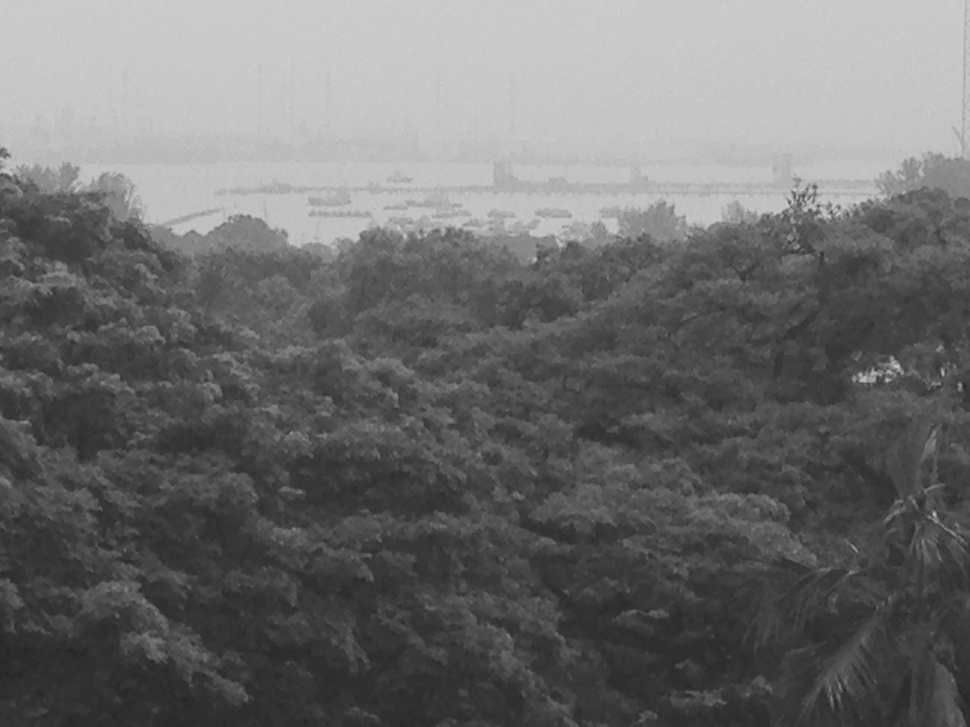
#> input picture A0101856J_SebastianWong_Lab2/pic1.jpg, 970 x 727 px, shrunk from 1632 x 1224 before the run
$ python A0101856J_SebastianWong_Lab2.py   (older library calls are emulated)
#> lines starting #> are read from the running program, lines starting #| are printed output that depends on the picture
import numpy as np
import cv2
from matplotlib import pyplot as plt

# for displaying histograms at the end of program
figure = plt.figure()
# read an image in greyscale
img = cv2.imread("pic1.jpg", cv2.CV_LOAD_IMAGE_GRAYSCALE)
#> img is the input picture: shape (727, 970); min 37, max 207, mean 109.4
# Computes array values of histogram and occurrences of input data
# that fall within each bin
hist,bins = np.histogram(img.flatten(),256,[0,256])
#> hist = 256 values, max 23576 at index 201, min 0 at index 0, mean 2754.6; bins = 257 values from 0 to 256
# Computing cummulative distribution function
cdf = hist.cumsum()
#> cdf = 256 values from 0 to 705190
histogram = figure.add_subplot(2,1,1)
# Compute and draw the histogram of img with 256 bins
# range from 0-256
histogram = plt.hist(img.flatten(),256,[0,256], color = 'r',label = 'histogram')
# set the limits of the x axes
histogram = plt.xlim([0,256])
# include the legend in the plot
histogram = plt.legend(loc = 'upper left')
# Find minimum histogram value excluding 0
# mask where value in array is 0
cdf_m = np.ma.masked_equal(cdf,0)
# Applying Histogram Equalization formula
cdf_m = (cdf_m - cdf_m.min())*255/(cdf_m.max()-cdf_m.min())
# Fill mask array with 0s
# Fill as uint8 for images with 256 intensity levels
cdf = np.ma.filled(cdf_m,0).astype('uint8')
#> cdf = 256 values from 0 to 255
img1 = cdf[img]
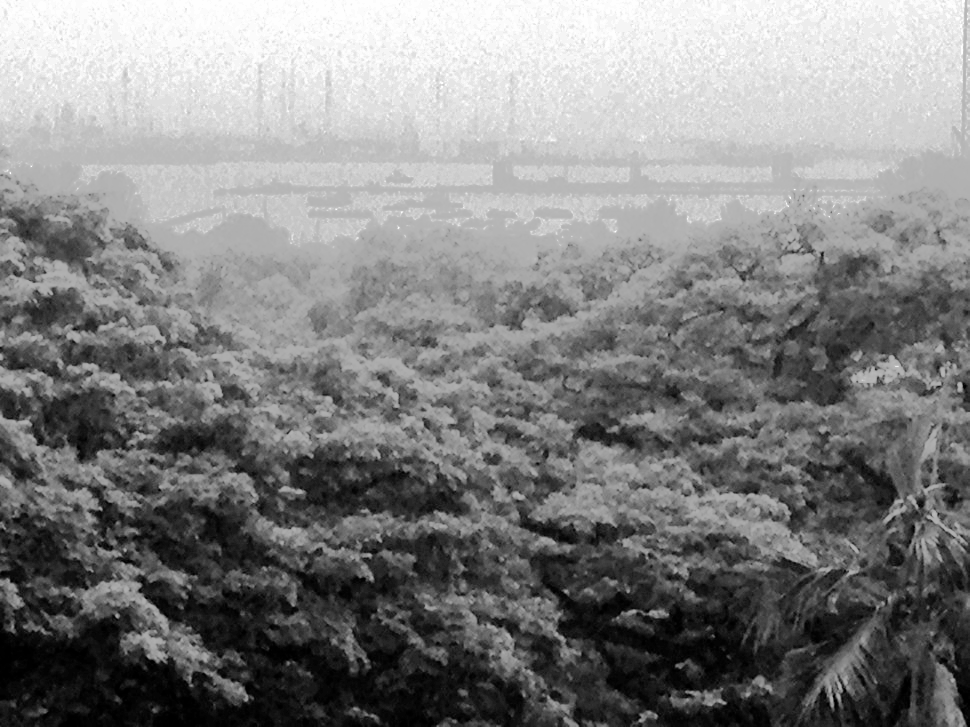
#> img1: shape (727, 970); min 0, max 255, mean 128.7
# Computes new array values of histogram
hist,bins = np.histogram(img1.flatten(),256,[0,256])
#> hist = 256 values, max 23576 at index 245, min 0 at index 2, mean 2754.6
cdfEqualized = hist.cumsum()
#> cdfEqualized = 256 values from 1418 to 705190
histogramEqualized = figure.add_subplot(2,1,2)
histogramEqualized = plt.hist(img1.flatten(),256,[0,256], color = 'r', label = 'histogram after equalization')
histogramEqualized = plt.xlim([0,256])
histogramEqualized = plt.legend(loc = 'upper left')
plt.show()
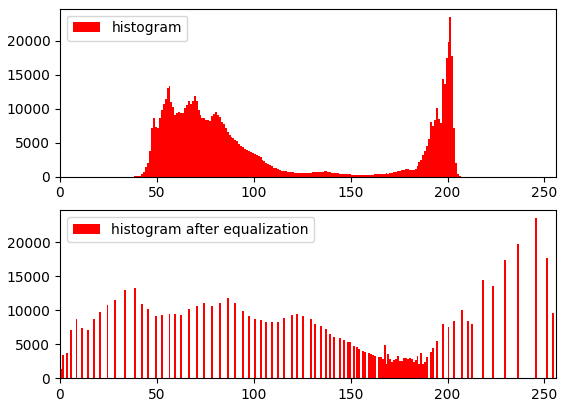
#> figure drawn by matplotlib, 2 panels; panel 1: tallest bar 23576 high, from x = 201 to 202; panel 2: tallest bar 23576 high, from x = 245 to 246
cv2.imwrite("pic1_equalized.jpg",img1)

$ run again, with A0101856J_SebastianWong_Lab2/pic2.jpg copied over A0101856J_SebastianWong_Lab2/pic1.jpg
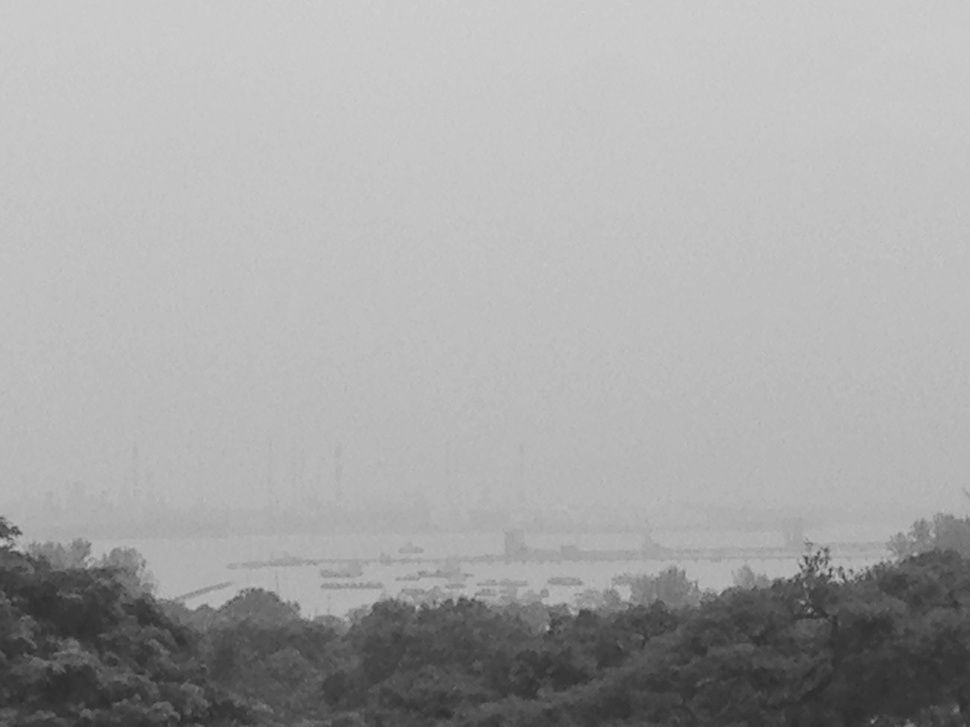
#> input picture A0101856J_SebastianWong_Lab2/pic2.jpg, 970 x 727 px, shrunk from 1632 x 1224 before the run
#> img is the input picture: shape (727, 970); min 44, max 208, mean 166.7
#> `hist,bins = np.histogram(img.flatten(),256,[0,256])`: hist = 256 values, max 30233 at index 198, min 0 at index 0, mean 2754.6; bins = 257 values from 0 to 256
#> `cdf = hist.cumsum()`: cdf = 256 values from 0 to 705190
#> `cdf = np.ma.filled(cdf_m,0).astype('uint8')`: cdf = 256 values from 0 to 255
#> `img1 = cdf[img]`:
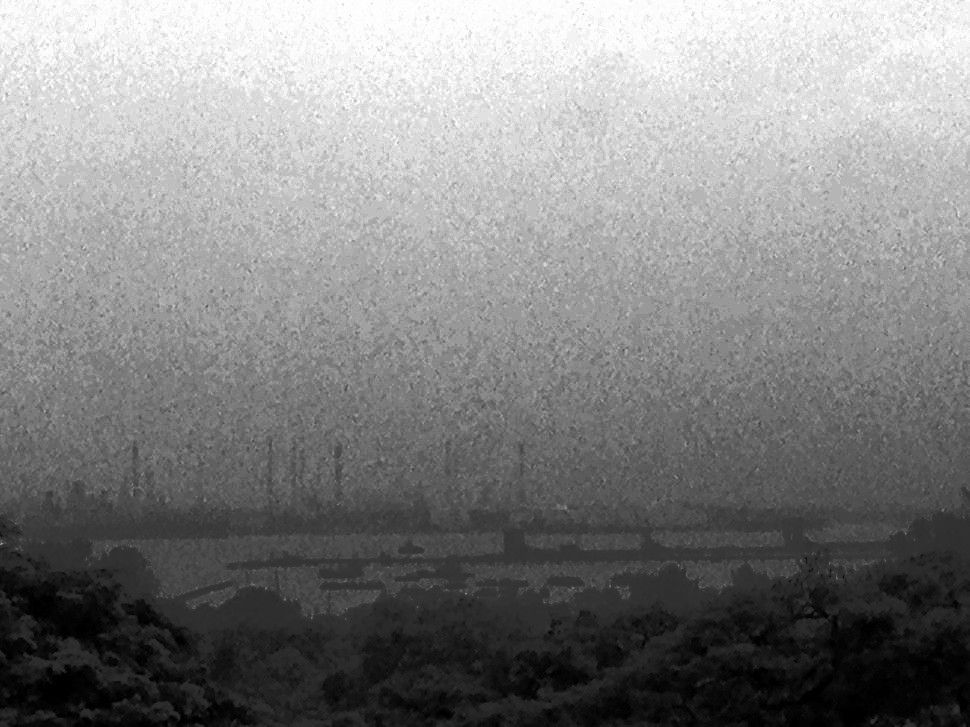
#> img1: shape (727, 970); min 0, max 255, mean 129.9
#> `hist,bins = np.histogram(img1.flatten(),256,[0,256])`: hist = 256 values, max 30233 at index 217, min 0 at index 6, mean 2754.6
#> cdfEqualized = 256 values from 2702 to 705190
#> `plt.show()`:
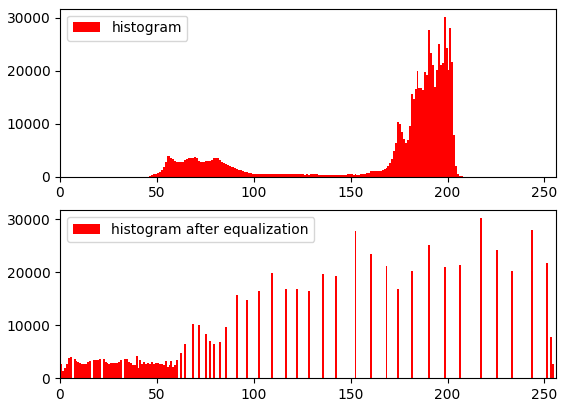
#> figure drawn by matplotlib, 2 panels; panel 1: tallest bar 30233 high, from x = 198 to 199; panel 2: tallest bar 30233 high, from x = 217 to 218

$ run again, with A0101856J_SebastianWong_Lab2/pic3.jpg copied over A0101856J_SebastianWong_Lab2/pic1.jpg
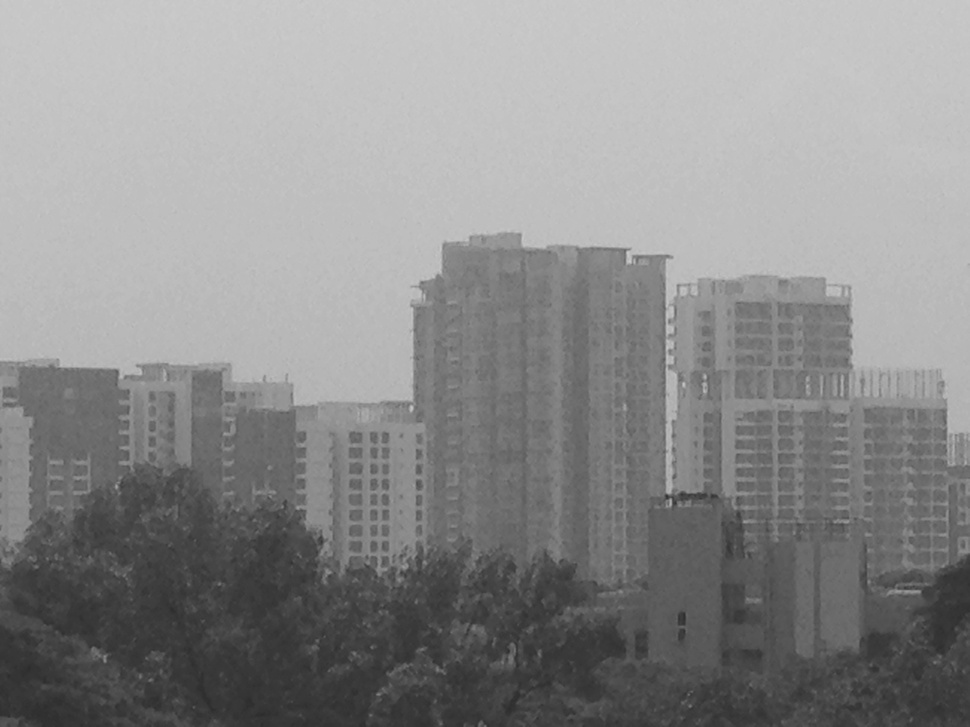
#> input picture A0101856J_SebastianWong_Lab2/pic3.jpg, 970 x 727 px, shrunk from 1632 x 1224 before the run
#> img is the input picture: shape (727, 970); min 44, max 205, mean 140.2
#> `hist,bins = np.histogram(img.flatten(),256,[0,256])`: hist = 256 values, max 29502 at index 190, min 0 at index 0, mean 2754.6; bins = 257 values from 0 to 256
#> `cdf = hist.cumsum()`: cdf = 256 values from 0 to 705190
#> `cdf = np.ma.filled(cdf_m,0).astype('uint8')`: cdf = 256 values from 0 to 255
#> `img1 = cdf[img]`:
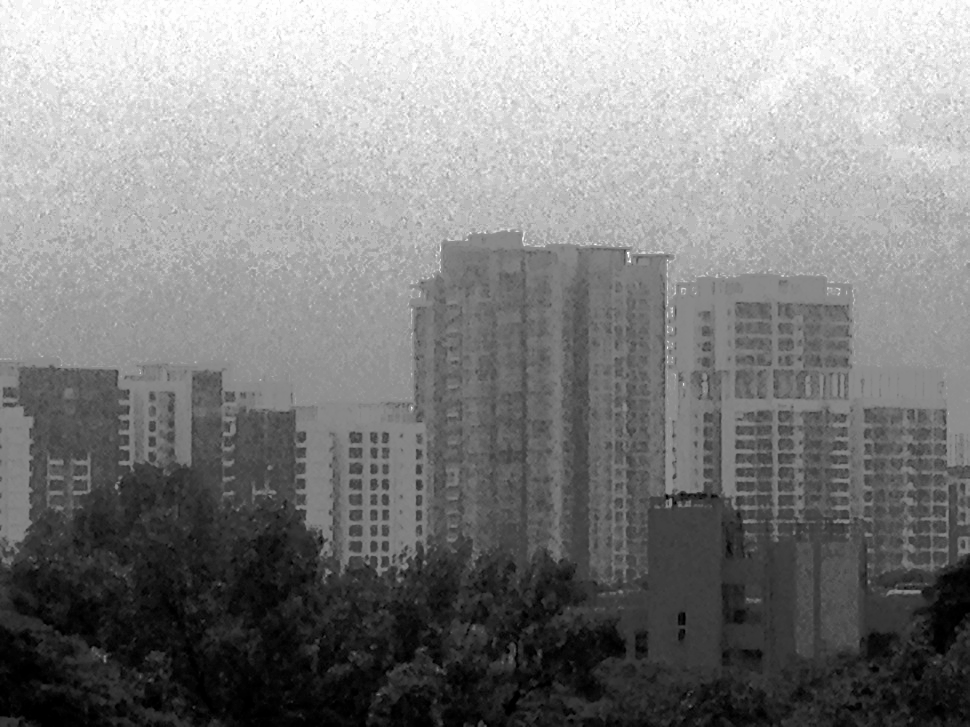
#> img1: shape (727, 970); min 0, max 255, mean 129
#> `hist,bins = np.histogram(img1.flatten(),256,[0,256])`: hist = 256 values, max 29502 at index 183, min 0 at index 4, mean 2754.6
#> cdfEqualized = 256 values from 2704 to 705190
#> `plt.show()`:
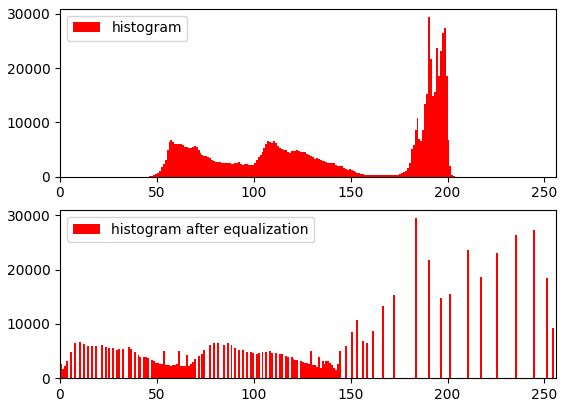
#> figure drawn by matplotlib, 2 panels; panel 1: tallest bar 29502 high, from x = 190 to 191; panel 2: tallest bar 29502 high, from x = 183 to 184

$ run again, with A0101856J_SebastianWong_Lab2/pic4.jpg copied over A0101856J_SebastianWong_Lab2/pic1.jpg
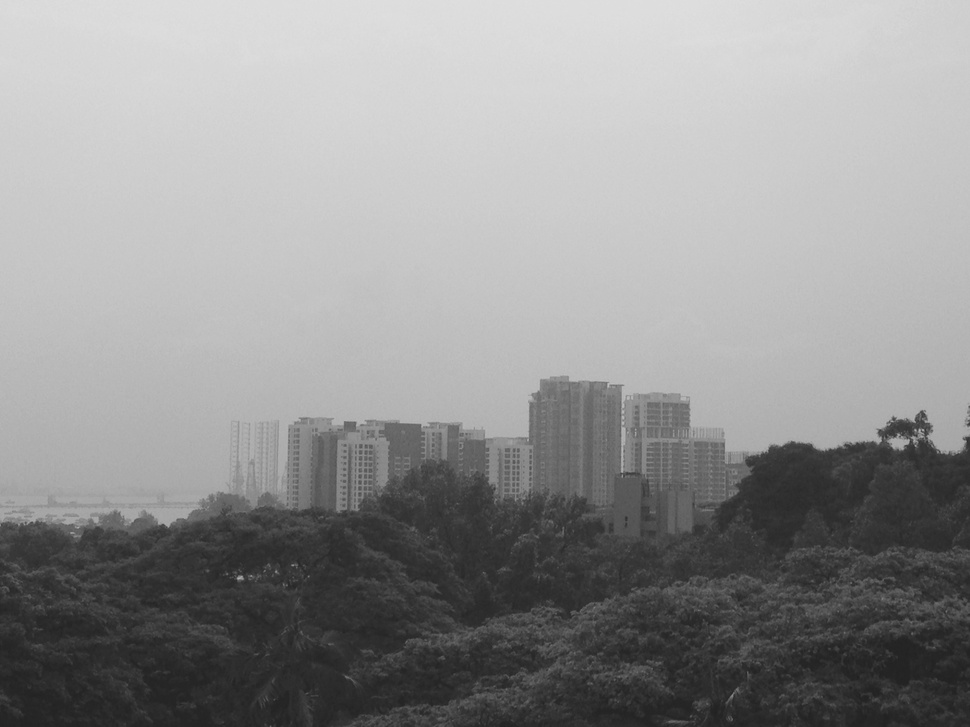
#> input picture A0101856J_SebastianWong_Lab2/pic4.jpg, 970 x 727 px, shrunk from 1632 x 1224 before the run
#> img is the input picture: shape (727, 970); min 32, max 223, mean 147
#> `hist,bins = np.histogram(img.flatten(),256,[0,256])`: hist = 256 values, max 13970 at index 205, min 0 at index 0, mean 2754.6; bins = 257 values from 0 to 256
#> `cdf = hist.cumsum()`: cdf = 256 values from 0 to 705190
#> `cdf = np.ma.filled(cdf_m,0).astype('uint8')`: cdf = 256 values from 0 to 255
#> `img1 = cdf[img]`:
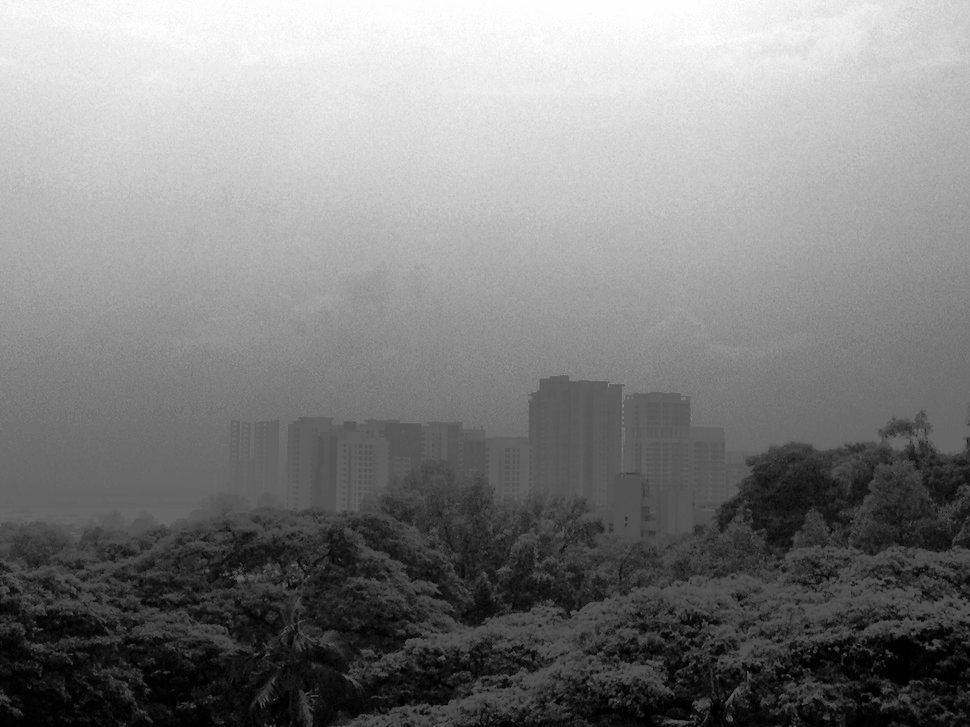
#> img1: shape (727, 970); min 0, max 255, mean 128.4
#> `hist,bins = np.histogram(img1.flatten(),256,[0,256])`: hist = 256 values, max 13970 at index 198, min 0 at index 2, mean 2754.6
#> cdfEqualized = 256 values from 2113 to 705190
#> `plt.show()`:
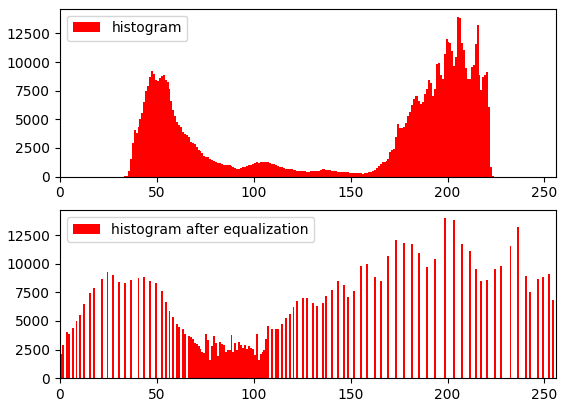
#> figure drawn by matplotlib, 2 panels; panel 1: tallest bar 13970 high, from x = 205 to 206; panel 2: tallest bar 13970 high, from x = 198 to 199
